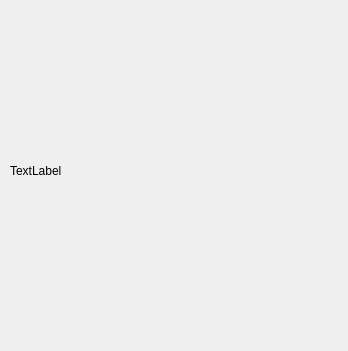
<?xml version="1.0" encoding="UTF-8"?>
<ui version="4.0">
 <class>Information</class>
 <widget class="QWidget" name="Information">
  <property name="geometry">
   <rect>
    <x>0</x>
    <y>0</y>
    <width>348</width>
    <height>351</height>
   </rect>
  </property>
  <property name="windowTitle">
   <string>Form</string>
  </property>
  <widget class="QLabel" name="label">
   <property name="geometry">
    <rect>
     <x>10</x>
     <y>0</y>
     <width>331</width>
     <height>341</height>
    </rect>
   </property>
   <property name="text">
    <string>TextLabel</string>
   </property>
  </widget>
 </widget>
 <resources/>
 <connections/>
</ui>
